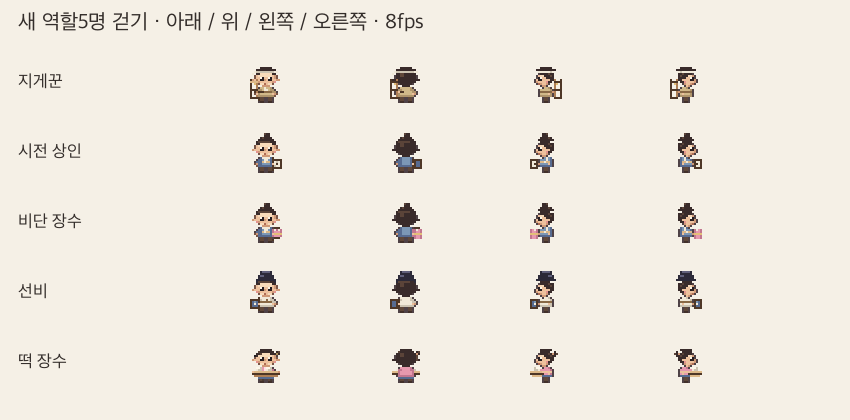
#> input picture ArtReview/C1-Binding-Walk/walk.gif, 850 x 420 px, given in place of Walk.png, which was not available
$ python characters.py
#> lines starting #> are read from the running program, lines starting #| are printed output that depends on the picture
"""에셋 팩 캐릭터(16x16, 4방향 x 4프레임 걷기)를 바탕으로 우리 캐릭터를 만든다.
사용법: python3 characters.py [저장소 루트]
결과: Assets/PocketCaravan/Art/Characters/<이름>_<방향><프레임>.png  (방향 d/u/l/r, 프레임 0~3)
"""
import os, sys
from PIL import Image

HERE = os.path.dirname(os.path.abspath(__file__))
PACK = os.environ.get("NA_PACK", os.path.join(HERE, "..", "..", "..", "Ninja Adventure - Asset Pack"))
ROOT = sys.argv[1] if len(sys.argv) > 1 else os.path.join(HERE, "..", "..")
OUT = os.path.join(ROOT, "Assets/PocketCaravan/Art/Characters")
DIRS = "dulr"   # 팩 Walk.png 열 순서: 아래, 위, 왼쪽, 오른쪽

HAT = (46, 44, 54, 255)
HAT_HI = (74, 72, 88, 255)
BEARD = (244, 240, 232, 255)

# 이름: (팩 캐릭터, 갓, 흰 수염)
CHARACTERS = {
    "tanuki":      ("MaskRacoon", True, False),      # 플레이어: 갓 쓴 너구리 행상
    "elder":       ("MaskGoldRacoon", True, True),   # 나루 마을 촌장
    "gaekju":      ("Pig", True, False),             # 개경 객주
    "dakmokchief": ("Monkey", True, True),           # 닥나무 마을 촌장
    "merchant":    ("LionYellow", False, False),     # 장터 상인
    "villager_pig": ("Pig", False, False),
    "villager_monkey": ("Monkey", False, False),
    "villager_lion": ("Lion", False, False),
    "villager_frog": ("MaskFrog", False, False),
    "villager_gold": ("MaskGoldRacoon", False, False),
}


def head_box(fr):
    """프레임에서 불투명한 맨 윗줄과 그 줄의 좌우 끝"""
    px = fr.load()
    for y in range(16):
        xs = [x for x in range(16) if px[x, y][3] > 0]
        if xs:
            return y, min(xs), max(xs)
    return 0, 4, 11


def add_gat(fr, direction):
    """갓: 머리 위 둥근 모자와 넓은 챙"""
    px = fr.load()
    top, x0, x1 = head_box(fr)
    # 머리 폭 (윗줄에서 두 줄 아래가 더 정확)
    y_brim = min(top + 2, 15)
    xs = [x for x in range(16) if px[x, y_brim][3] > 0]
    if xs:
        x0, x1 = min(xs), max(xs)
    cx = (x0 + x1) / 2
    if direction == "l": cx -= 0.5
    if direction == "r": cx += 0.5
    # 챙: 머리보다 양쪽 1칸 넓게
    for x in range(max(0, x0 - 1), min(16, x1 + 2)):
        px[x, y_brim] = HAT
    # 모자 꼭대기: 폭 5, 높이 3
    c0 = int(round(cx - 2))
    for y in range(max(0, y_brim - 3), y_brim):
        for x in range(c0, c0 + 5):
            if 0 <= x < 16:
                px[x, y] = HAT
    for x in range(c0 + 1, c0 + 4):
        if 0 <= x < 16 and y_brim - 3 >= 0:
            px[x, y_brim - 3] = HAT_HI
    return fr


def add_beard(fr, direction):
    if direction == "u":
        return fr
    px = fr.load()
    top, x0, x1 = head_box(fr)
    cx = (x0 + x1) // 2 + (-1 if direction == "l" else 1 if direction == "r" else 0)
    yb = min(top + 9, 14)
    for (dx, dy) in [(0, 0), (-1, 0), (1, 0), (0, 1)]:
        x, y = cx + dx, yb + dy
        if 0 <= x < 16 and 0 <= y < 16 and px[x, y][3] > 0:
            px[x, y] = BEARD
    return fr


def build():
    os.makedirs(OUT, exist_ok=True)
    for name, (src, gat, beard) in CHARACTERS.items():
        sheet = Image.open(os.path.join(PACK, "Actor/Character", src, "SeparateAnim/Walk.png")).convert("RGBA")
        for di, d in enumerate(DIRS):
            for f in range(4):
                fr = sheet.crop((di * 16, f * 16, di * 16 + 16, f * 16 + 16))
                if beard: fr = add_beard(fr, d)
                if gat: fr = add_gat(fr, d)
                fr.save(os.path.join(OUT, f"{name}_{d}{f}.png"))
#> this loop made 4 passes
#> pass 1, in build, `fr.save(os.path.join(OUT, f"{name}_{d}{f}.png"))`:
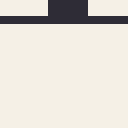
#> saved as tanuki_d0.png: PIL image 16x16 RGBA (shown 8 times larger); mean R, G, B, A 224.8, 220.1, 212.1, 255
#> pass 2, in build, `fr.save(os.path.join(OUT, f"{name}_{d}{f}.png"))`:
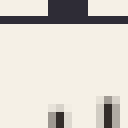
#> saved as tanuki_u0.png: PIL image 16x16 RGBA (shown 8 times larger); mean R, G, B, A 218.2, 213.5, 205.7, 255
#> pass 2, in build, `fr.save(os.path.join(OUT, f"{name}_{d}{f}.png"))`:
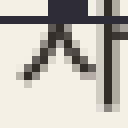
#> saved as tanuki_u1.png: PIL image 16x16 RGBA (shown 8 times larger); mean R, G, B, A 191.6, 186.8, 180, 255
    print(len(CHARACTERS), "characters ->", OUT)


def preview(path):
    names = list(CHARACTERS)
    s = 6
    img = Image.new("RGBA", (len(names) * (64 * s + 12), 64 * s), (140, 180, 110, 255))
    for i, n in enumerate(names):
        for di, d in enumerate(DIRS):
            for f in range(4):
                fr = Image.open(os.path.join(OUT, f"{n}_{d}{f}.png")).resize((16 * s, 16 * s), Image.NEAREST)
                img.alpha_composite(fr, (i * (64 * s + 12) + di * 16 * s, f * 16 * s))
    img.save(path)


if __name__ == "__main__":
    build()
    if len(sys.argv) > 2:
        preview(sys.argv[2])
